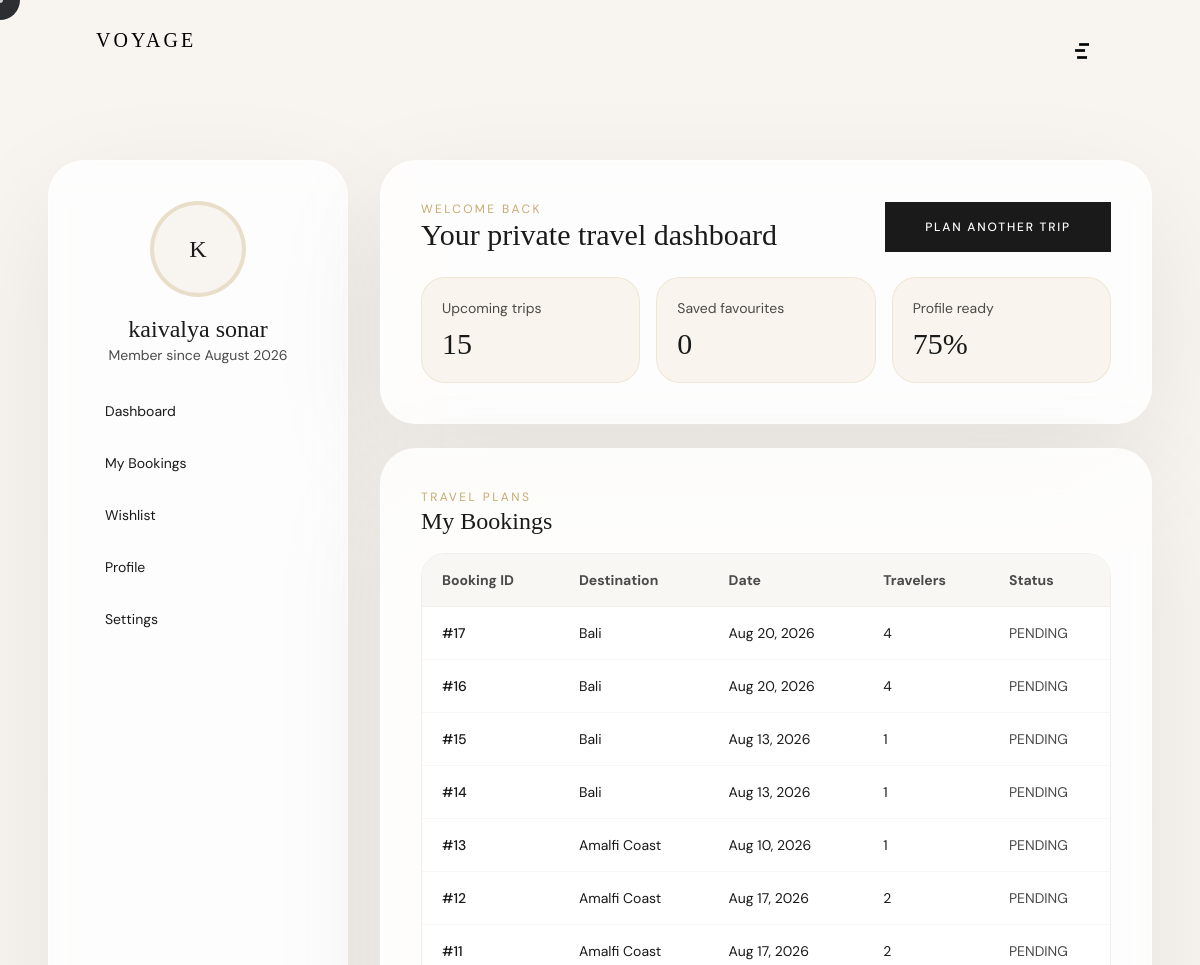
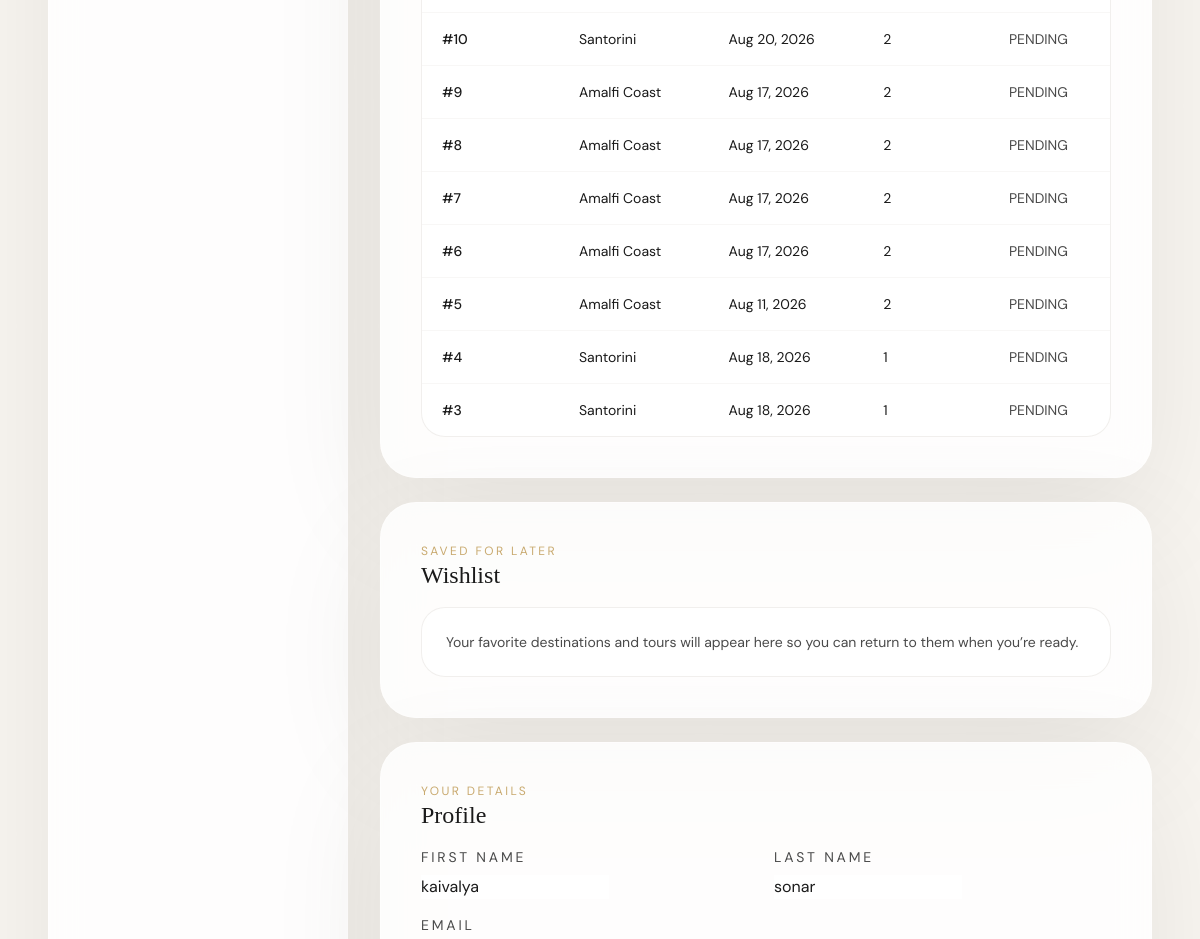
The page /accounts/profile/ (signed in, upper part) on the database as committed earlier (2 pictures, top to bottom).
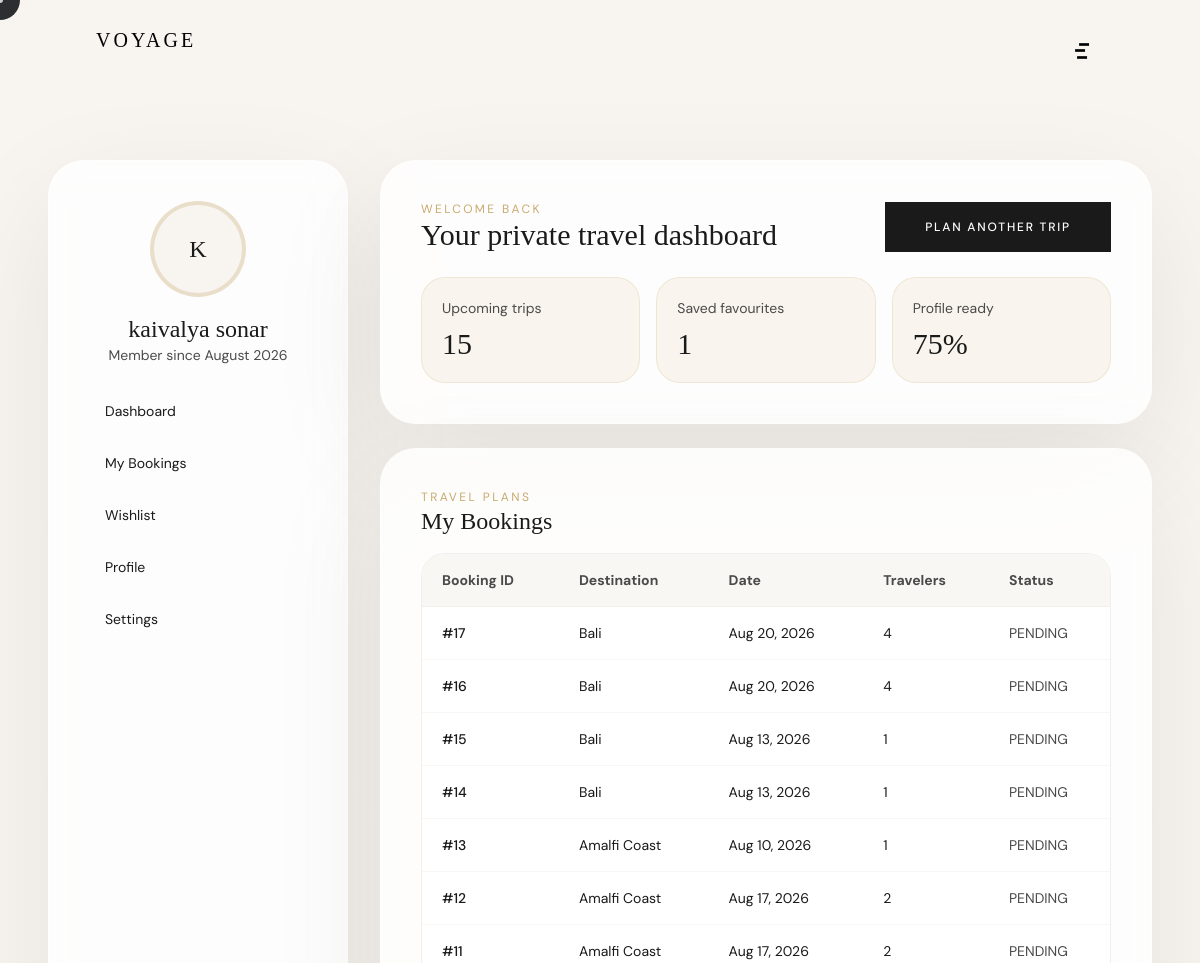
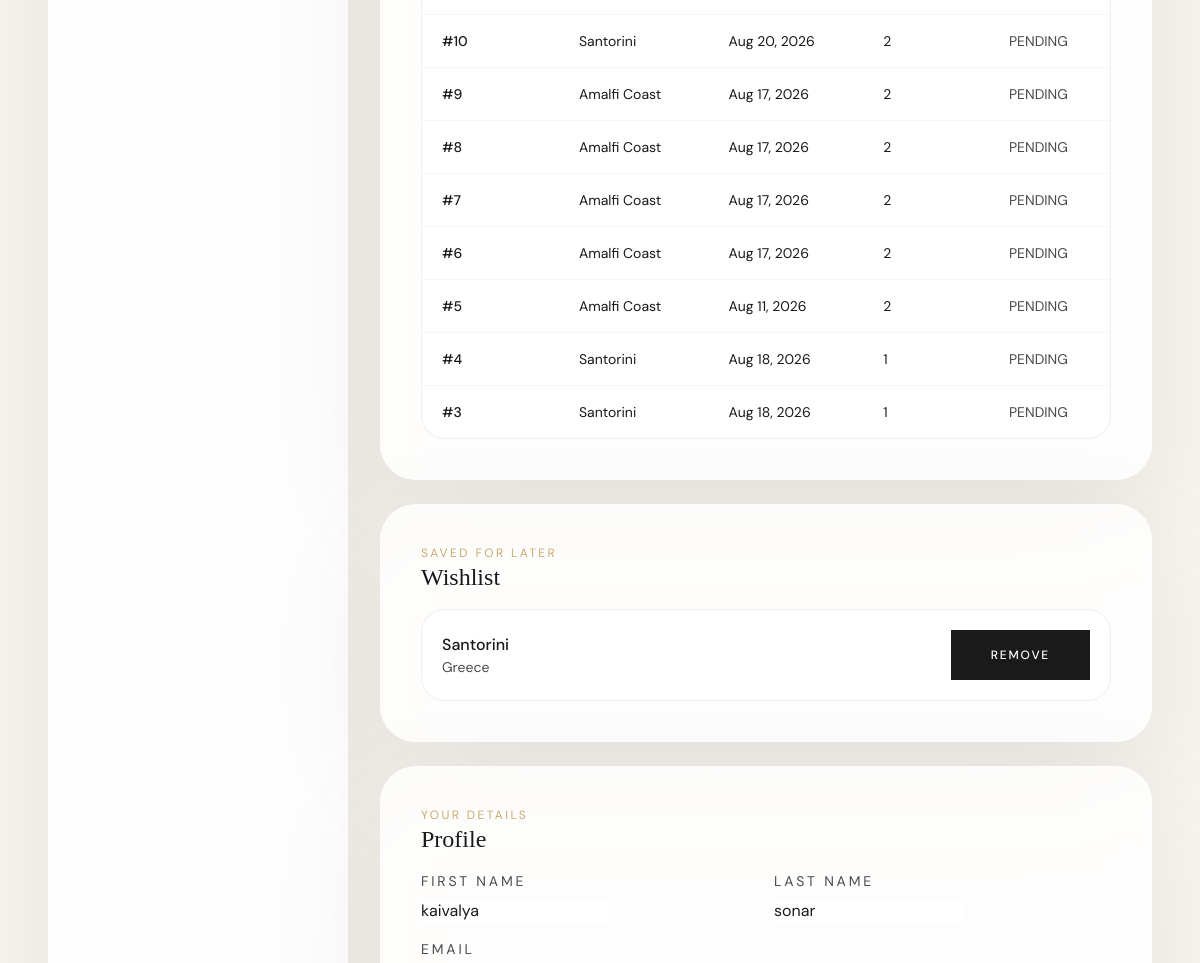
The same page on the database as committed later (2 pictures, top to bottom).
### apps/booking/models.py (models this page shows, shortened)
class Booking(models.Model):
    booking_id = models.CharField(max_length=20, unique=True, blank=True, null=True)
    user = models.ForeignKey('accounts.User', on_delete=models.SET_NULL, null=True, blank=True, related_name='bookings')
    tour = models.ForeignKey('core.Tour', on_delete=models.SET_NULL, null=True, blank=True)
    destination_name = models.CharField(max_length=200, blank=True)
    full_name = models.CharField(max_length=200)
    email = models.EmailField()
    phone = models.CharField(max_length=20)
    travel_date = models.DateField(blank=True, null=True)
    num_travelers = models.IntegerField(default=1)
    budget_range = models.CharField(max_length=50, blank=True)
    travel_style = models.CharField(max_length=100, blank=True)
    special_requests = models.TextField(blank=True)
    status = models.CharField(max_length=20, choices=STATUS_CHOICES, default='pending')
    created_at = models.DateTimeField(auto_now_add=True)
    updated_at = models.DateTimeField(auto_now=True)
    payment_method = models.CharField(max_length=20, choices=PAYMENT_METHOD_CHOICES, blank=True)
    payment_status = models.CharField(max_length=20, choices=PAYMENT_STATUS_CHOICES, default='pending')
    payment_transaction_id = models.CharField(max_length=100, blank=True, null=True)
    payment_date = models.DateTimeField(blank=True, null=True)
    invoice_status = models.CharField(max_length=20, choices=INVOICE_STATUS_CHOICES, default='unprocessed')
    invoice_email = models.EmailField(blank=True, null=True)
    invoice_pdf_path = models.CharField(max_length=255, blank=True, null=True)
    invoice_generated_at = models.DateTimeField(blank=True, null=True)
    invoice_sent_at = models.DateTimeField(blank=True, null=True)
    invoice_number = models.CharField(max_length=50, blank=True, null=True)
    total_amount = models.DecimalField(max_digits=10, decimal_places=2, null=True, blank=True)
    class Meta:
        ordering = ['-created_at']

### apps/accounts/models.py (models this page shows, shortened)
class WishlistItem(models.Model):
    user = models.ForeignKey(User, on_delete=models.CASCADE, related_name='wishlist_items')
    destination = models.ForeignKey('core.Destination', null=True, blank=True, on_delete=models.CASCADE)
    tour = models.ForeignKey('core.Tour', null=True, blank=True, on_delete=models.CASCADE)
    created_at = models.DateTimeField(auto_now_add=True)
    class Meta:
        ordering = ['-created_at']
        constraints = [
            models.UniqueConstraint(fields=['user', 'destination'], name='unique_user_destination', condition=Q(destination__isnull=False)),
            models.UniqueConstraint(fields=['user', 'tour'], name='unique_user_tour', condition=Q(tour__isnull=False)),
        ]

### apps/core/models.py (models this page shows, shortened)
class Destination(models.Model):
    name = models.CharField(max_length=200)
    slug = models.SlugField(max_length=200, unique=True, blank=True, null=True)
    country = models.CharField(max_length=100)
    state = models.CharField(max_length=100, blank=True)
    city = models.CharField(max_length=100, blank=True)
    description = models.TextField(blank=True)
    hero_image = models.URLField(blank=True)
    image = models.ImageField(upload_to='destinations/')
    hover_image = models.ImageField(upload_to='destinations/hover/', blank=True)
    gallery = models.JSONField(blank=True, default=list)
    best_time_to_travel = models.CharField(max_length=100, blank=True)
    weather = models.CharField(max_length=200, blank=True)
    rating = models.DecimalField(max_digits=3, decimal_places=1, default=4.8)
    latitude = models.FloatField(blank=True, null=True)
    longitude = models.FloatField(blank=True, null=True)
    nearby_places = models.JSONField(blank=True, default=list)
    reviews = models.JSONField(blank=True, default=list)
    related_tours_text = models.TextField(blank=True)
    is_featured = models.BooleanField(default=False)
    order = models.IntegerField(default=0)
    class Meta:
        ordering = ['order']

### apps/accounts/views.py (the view, shortened to what this page needs)
# urls.py: path('profile/', views.profile_view, name='profile'),
@login_required
def profile_view(request):
    user = request.user
    profile_form = ProfileForm(request.POST or None, request.FILES or None, instance=user)
    password_form = PasswordChangeForm(user=user, data=request.POST or None)
    bookings = user.bookings.select_related('tour').all()
    wishlist_items = user.wishlist_items.select_related('destination', 'tour').all()
    upcoming_count = bookings.filter(status__in=['pending', 'confirmed']).count()
    favorites_count = wishlist_items.count()
    profile_completion = 55 + int(bool(user.phone)) * 10 + int(bool(user.country)) * 10 + int(bool(user.profile_image)) * 10
    profile_completion = min(profile_completion, 100)
    return render(request, 'accounts/profile.html', {
        'form': profile_form,
        'password_form': password_form,
        'user': user,
        'bookings': bookings,
        'wishlist_items': wishlist_items,
        'upcoming_count': upcoming_count,
        'favorites_count': favorites_count,
        'profile_completion': profile_completion,
    })

### apps/accounts/forms.py
class ProfileForm(forms.ModelForm):
    class Meta:
        model = User
        fields = ('first_name', 'last_name', 'email', 'phone', 'country', 'profile_image', 'notification_emails', 'notification_sms')
        widgets = {
            'notification_emails': forms.CheckboxInput(attrs={'class': 'form-checkbox'}),
            'notification_sms': forms.CheckboxInput(attrs={'class': 'form-checkbox'}),
        }

### apps/core/context_processors.py (called while the page is built)
def site_settings(request):
    try:
        settings = SiteSettings.load()
    except Exception:
        settings = None
    return {'site_settings': settings}

### apps/core/models.py (called while the page is built)
    @classmethod
    def load(cls):
        obj, _ = cls.objects.get_or_create(pk=1)
        return obj

### templates/accounts/profile.html (shortened to what the changed rows need)
{% extends 'base.html' %}
{% block content %}
<section class="pt-32 pb-24 md:pt-40 md:pb-40 bg-cream">
  <div class="max-w-7xl mx-auto px-6 md:px-12">
    <div class="grid grid-cols-1 lg:grid-cols-[300px_1fr] gap-8">
      <div class="space-y-6">
        <section id="overview" class="glass-card">
          <div class="flex items-center justify-between gap-4">
            <div>
              <h2 class="text-3xl font-heading text-ink">Your private travel dashboard</h2>
            </div>
          </div>
          <div class="mt-6 grid grid-cols-1 md:grid-cols-3 gap-4">
            <div class="rounded-[24px] border border-gold/20 bg-gold/10 p-5">
              <p class="text-sm text-ink-muted">Saved favourites</p>
              <p class="mt-2 text-3xl font-heading text-ink">{{ favorites_count }}</p>
            </div>
          </div>
        </section>
        <section id="bookings" class="glass-card">
          {% if bookings.exists %}
          <div class="overflow-x-auto rounded-[24px] border border-stone/20 bg-white/70">
            <table class="min-w-full text-left text-sm text-ink">
              <thead class="bg-cream/80 text-ink-muted">
                <tr>
                  <th class="px-5 py-4">Booking ID</th>
                  <th class="px-5 py-4">Destination</th>
                  <th class="px-5 py-4">Date</th>
                  <th class="px-5 py-4">Travelers</th>
                  <th class="px-5 py-4">Status</th>
                </tr>
              </thead>
              <tbody>
                {% for booking in bookings %}
                <tr class="border-t border-stone/10">
                  <td class="px-5 py-4 font-medium text-ink">#{{ booking.id }}</td>
                  <td class="px-5 py-4">
                    {% if booking.destination %}
                      {{ booking.destination.name }}
                    {% else %}
                      {{ booking.destination_name }}
                    {% endif %}
                  </td>
                  <td class="px-5 py-4">{{ booking.travel_date|date:'M d, Y' }}</td>
                  <td class="px-5 py-4">{{ booking.num_travelers }}</td>
                  <td class="px-5 py-4 uppercase text-ink-muted">{{ booking.status }}</td>
                </tr>
                {% endfor %}
              </tbody>
            </table>
          </div>
          {% else %}
          <div class="rounded-[24px] border border-stone/20 p-6 text-sm text-ink-muted bg-white/70">
            <p class="mb-2">You haven’t booked a trip yet.</p>
            <p>Once your itinerary is confirmed, it will appear here with status, destination, date, travelers, and booking ID.</p>
          </div>
          {% endif %}
        </section>
        <section id="wishlist" class="glass-card">
          {% if wishlist_items.exists %}
          <div class="space-y-4">
            {% for item in wishlist_items %}
            <div class="rounded-[24px] border border-stone/20 bg-white/70 p-5 flex flex-col gap-3 md:flex-row md:items-center md:justify-between">
              <div>
                {% if item.destination %}
                  <p class="text-base font-medium text-ink">{{ item.destination.name }}</p>
                  <p class="text-sm text-ink-muted">{{ item.destination.country }}</p>
                {% elif item.tour %}
                  <p class="text-base font-medium text-ink">{{ item.tour.name }}</p>
                  <p class="text-sm text-ink-muted">{{ item.tour.summary }}</p>
                {% else %}
                  <p class="text-base font-medium text-ink">Saved item</p>
                {% endif %}
              </div>
              <a href="{% url 'accounts:remove_wishlist_item' item.pk %}?next={{ request.path }}" class="btn-primary">Remove</a>
            </div>
            {% endfor %}
          </div>
          {% else %}
          <div class="rounded-[24px] border border-stone/20 p-6 text-sm text-ink-muted bg-white/70">
            <p>Your favorite destinations and tours will appear here so you can return to them when you’re ready.</p>
          </div>
          {% endif %}
        </section>
      </div>
    </div>
  </div>
</section>
{% endblock %}

Rows that differ between the two databases and show on the page:
added WishlistItem: destination.name "Santorini", destination.country "Greece"
Other text that changed with them:
{{ favorites_count }}: "0" → "1"
text no longer shown: "Your favorite destinations and tours will appear here so you can return to them when you’re ready."
